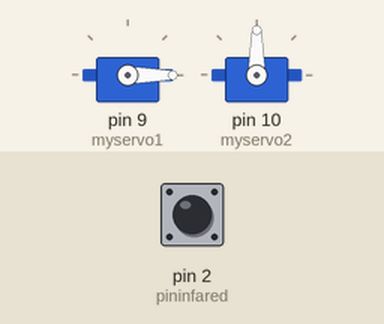
A sketch run on a simulated Arduino Uno, built with avr-gcc and run on an emulated ATmega328P. Parts: 2 × servo. The inputs (shaded band) are chosen by the test bench; at power-on: pin 2 (pininfared) HIGH. What the sketch prints to the serial monitor is not drawn.

Above: at 0.05 s.
At 0.9 s:
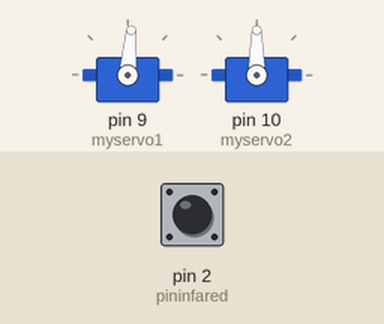
At 1.75 s:
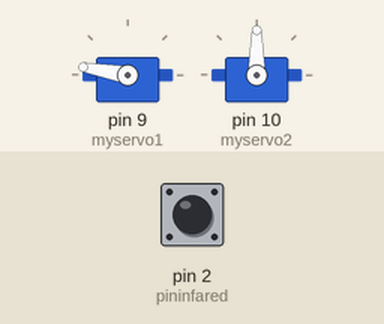
At 3.5 s:
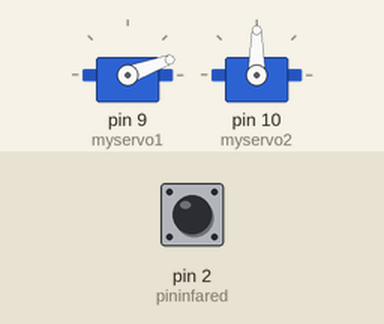
Timing chart, 0 to 8.5 s (numbered marks = the images above):
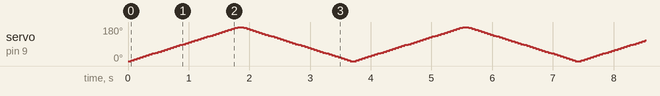

The sketch:

Nicholas_3D_Lidar.ino
```cpp
#include <Servo.h>

Servo myservo1;
Servo myservo2;

int pininfared = 2;
int infaredvalue = -1;


void setup() {
  // put your setup code here, to run once:
myservo1.attach(9);
myservo2.attach(10);
pinMode(pininfared, INPUT_PULLUP);
Serial.begin(9600);
}

void loop() {
  // put your main code here, to run repeatedly:

Serial.println(infaredvalue);
for(int counter = 0; counter <= 180; counter = counter + 5){
  infaredvalue = digitalRead(pininfared);
  Serial.print(infaredvalue);
  myservo1.write(counter);
  delay(50);
}
Serial.println();
for(int counter = 180; counter >= 0; counter = counter - 5){
  infaredvalue = digitalRead(pininfared);
  Serial.print(infaredvalue);
  myservo1.write(counter);
  delay(50);
}
}
```
